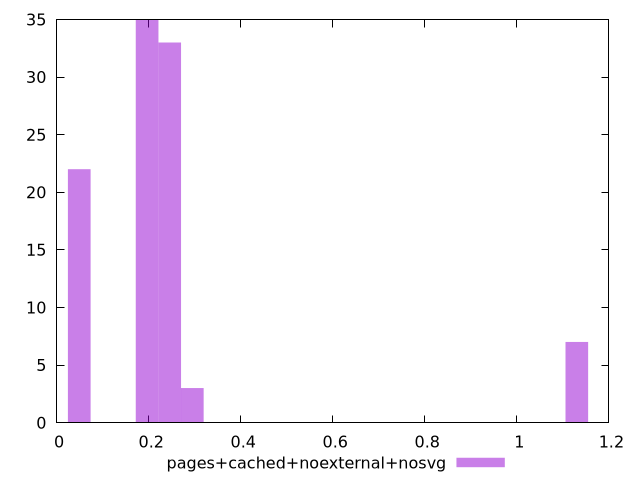

Generate this figure with gnuplot:
$_pagesCachedNoexternalNosvg <<EOF
0.04914532927753836 22
0.19658131711015345 35
0.24572664638769182 33
0.29487197566523016 3
1.1303425733833823 7
EOF
set key outside below
set terminal pngcairo
set output "report_00006_2020-11-02T20-21-41.718Z/cumulative-layout-shift/pages+cached+noexternal+nosvg//raw_hist.png"
set yrange [0:35]
set boxwidth 0.04914532927753836
set style fill transparent solid 0.5 noborder
plot $_pagesCachedNoexternalNosvg title "pages+cached+noexternal+nosvg" with boxes ,
